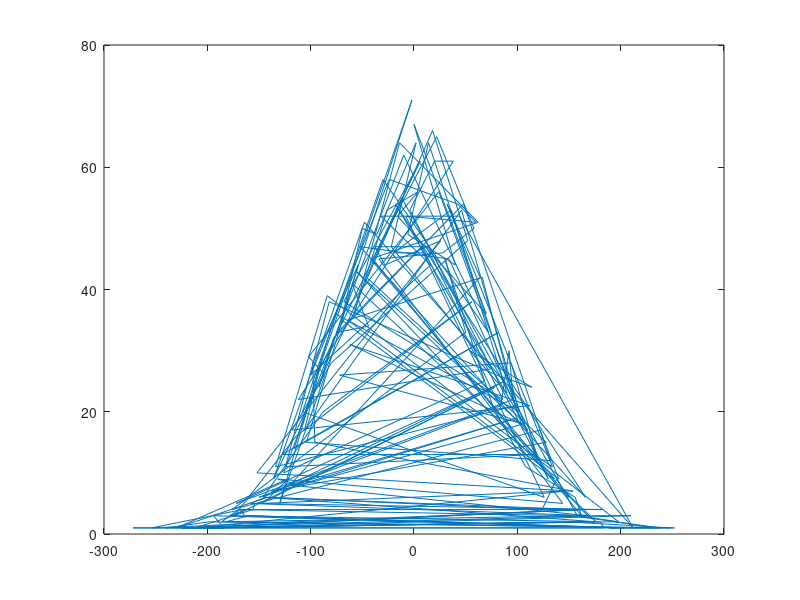

Here is the MATLAB script that generated this plot:
clc;clear;close all;

step = 5000;
for i = 1:1:5000
    total(i) = sum(randi([0 1],1,step)*2) - step;
end
mean(total)
var(total)
table = tabulate(total);
plot(table(:,1),table(:,2));